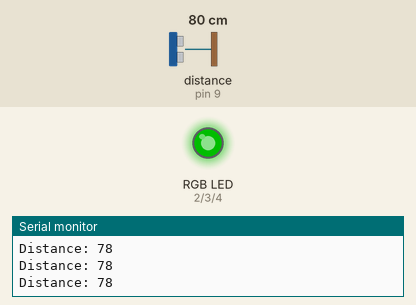
A sketch run on a simulated Arduino Uno, built with avr-gcc and run on an emulated ATmega328P. On the bench: an RGB LED mixed from three pins (HIGH = lit), the last lines printed to the serial monitor. Wiring (inferred from the names in the program): ultrasonic range finder: trigger pin 8; echo pin 9. The test bench sets the inputs (shaded band); at power-on: distance to the obstacle (sensor on pin 9) 80 cm. The echo pulse lasts 58.3 µs per cm; dim RGB values are drawn brighter than linear; pins used as bus, display or sensor lines are not drawn.

Above: at 1.2 s.
1.3 s: distance to the obstacle (sensor on pin 9) set to 2 cm
At 2.5 s:
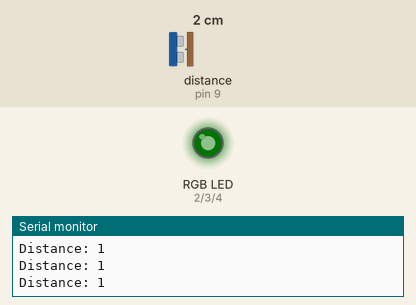
2.8 s: distance to the obstacle (sensor on pin 9) set to 250 cm
At 4.0 s:
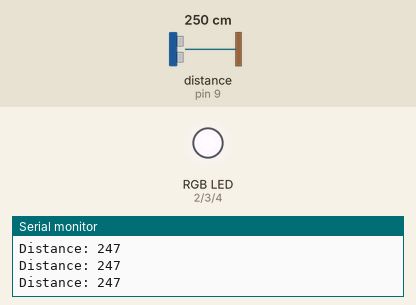
4.3 s: distance to the obstacle (sensor on pin 9) set to 259 cm
At 5.2 s:
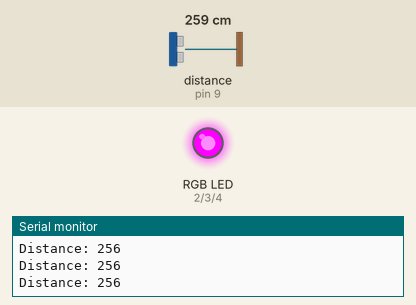
5.8 s: distance to the obstacle (sensor on pin 9) set to 299 cm
At 6.6 s:
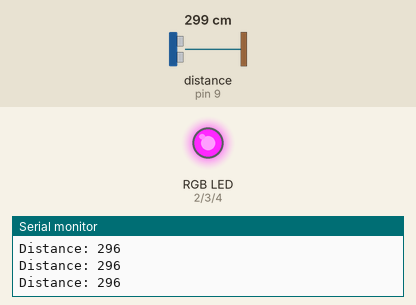
Timing chart, 0 to 8.3 s (numbered marks = the images above; inputs shaded):
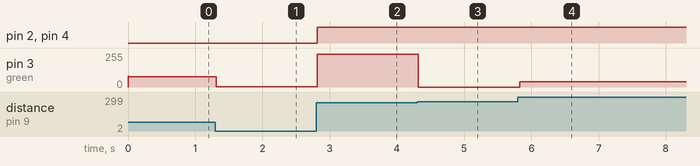

Measured:
- the behaviour switches between 258 and 259 cm on distance to the obstacle (sensor on pin 9) (found by bisection; images 2 and 3)
- after the input at 1.3 s, pin 3 (green): 78/255 → 1/255 at once
- after the input at 2.8 s, pin 2 (red), pin 4 (blue): LOW → HIGH at once; pin 3 (green): 1/255 → 247/255 at once
- after the input at 4.3 s, pin 3 (green): 247/255 → 0/255 at once
- after the input at 5.8 s, pin 3 (green): 0/255 → 40/255 at once

The sketch:

supersonicSensorTest.ino
```cpp
const int trigPin = 8;
const int echoPin = 9;
const int red=2;
const int green=3;
const int blue=4;
// defines variables
long duration;
int distance;
void setup() {
  pinMode(trigPin, OUTPUT); // Sets the trigPin as an Output
  pinMode(echoPin, INPUT); // Sets the echoPin as an Input
  pinMode(red,OUTPUT);
  pinMode(green,OUTPUT);
  pinMode(blue,OUTPUT);
  Serial.begin(9600); // Starts the serial communication
}
void loop() {
  // Clears the trigPin
  digitalWrite(trigPin, LOW);
  delayMicroseconds(2);
  // Sets the trigPin on HIGH state for 10 micro seconds
  digitalWrite(trigPin, HIGH);
  delayMicroseconds(10);
  digitalWrite(trigPin, LOW);
  // Reads the echoPin, returns the sound wave travel time in microseconds
  duration = pulseIn(echoPin, HIGH);
  // Calculating the distance
  distance = duration * 0.034 / 2;
  // Prints the distance on the Serial Monitor
  Serial.print("Distance: ");
  Serial.println(distance);
  int intensity=map(distance,0,2265,0,255);
  analogWrite(red,distance);
  analogWrite(green,distance);
  analogWrite(blue,distance);
  delay(10);
}
```
